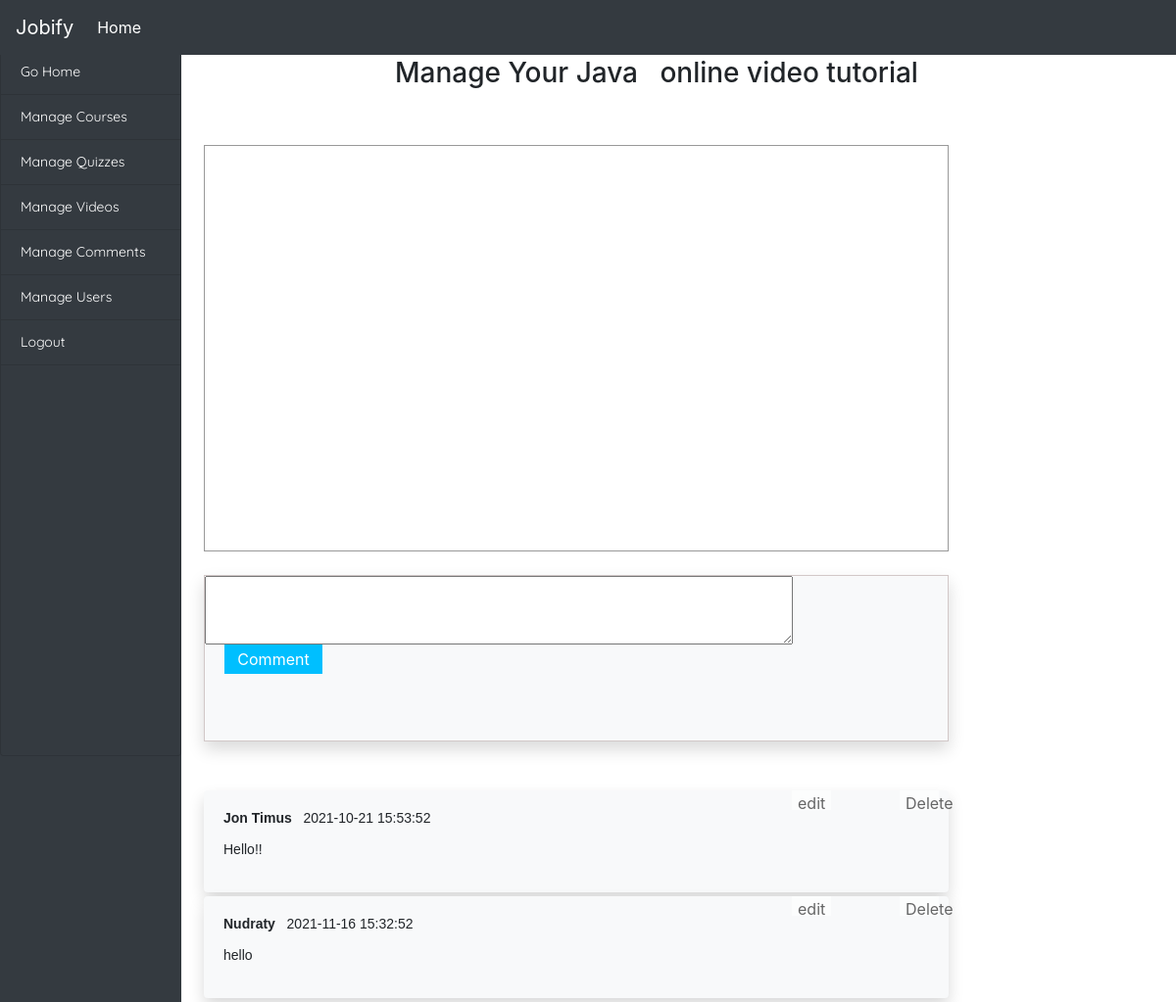
The page /admin/manage_videos/watch_video.php?video_id=51&course_name=Java on the database its author committed.
### tables this page shows
CREATE TABLE `videos` (
  `video_id` int(255) NOT NULL,
  `video_path` varchar(255) NOT NULL,
  `video_name` varchar(255) NOT NULL,
  `course_name` varchar(255) NOT NULL,
  `video_image` varchar(255) NOT NULL
);

CREATE TABLE `commentsection` (
  `cid` int(11) NOT NULL,
  `uid` varchar(120) NOT NULL,
  `date` datetime NOT NULL,
  `message` text NOT NULL,
  `video_id` int(255) NOT NULL,
  `video_path` varchar(255) NOT NULL
);

### admin/manage_videos/comments.inc.php (the view, shortened to what this page needs)
<?php
function getComments($con)
{
	$video_id=$_SESSION['vid'];
	$sql="SELECT * FROM commentsection where video_id='$video_id'";
	$result=mysqli_query($con,$sql);
	while ($row=mysqli_fetch_array($result)) {
		echo "<div class='comment-box shadow bg-light'><p>";
			echo "<b>".$row['uid']."</b>&nbsp;&nbsp;&nbsp;";
			echo $row['date']."<br><br>";
			echo nl2br($row['message']);
		echo "</p>";
			echo "<form class='delete-form' method='POST' action='".deleteComment($con)."'>
			<input type='hidden' name='cid' value='".$row['cid']."'>
			<button type='submit' name='CommentDelete' class='btndelete'>Delete</button>
			</form>";
			echo "
			<input type='hidden' name='cid' value='".$row['cid']."'>
			<button type='button' class='btnEdit'  data-toggle='modal' data-target='#myModal' >edit</button>
			";
		echo "</div>";
	}
 }
?>

### admin/manage_videos/comments.inc.php (style rules this page uses)
.comment-box { width: 760px; padding: 20px; background-color: #fff; border-radius: 4px; margin-bottom: 4px; position: relative; }
.comment-box p { font-family:arial; font-size: 14px; line-height: 16px; }
.delete-form { position: absolute; top:0px; right:10px; }
.delete-form Button { width: 40px; height: 20px; color:#282828; background-color: #fff; opacity: 0.7; border:none; }
.btnEdit { position: absolute !important; top:0px !important; right:120px !important; width: 40px; height: 20px; color:#282828; background-color: #fff; opacity: 0.7; border:none; }

### rows shown on the page
commentsection: uid "Jon Timus", date "2021-10-21 15:53:52", message "Hello!!"
commentsection: uid "Nudraty", date "2021-11-16 15:32:52", message "hello"

### other values the page prints
$_GET['course_name'] "Java"
